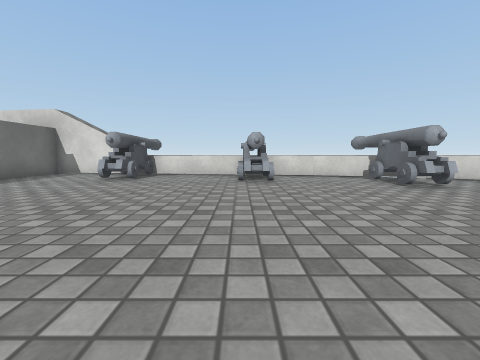
[1] (above)

16 first-person views from a walk through a Unity game level. The camera is 0.4 m above the floor, tilts 6° down and sees 90° across. The floor is counted in squares, 0.5 m on a side. Each view is taken from the middle of a square. On the plan, view 1 faces up. The plan holds only what a view shows up to about 9 squares ahead; the rest is blank. The place goes on beyond the plan. The player is left out. Surface patterns are stand-ins for the level's own textures.

[2]
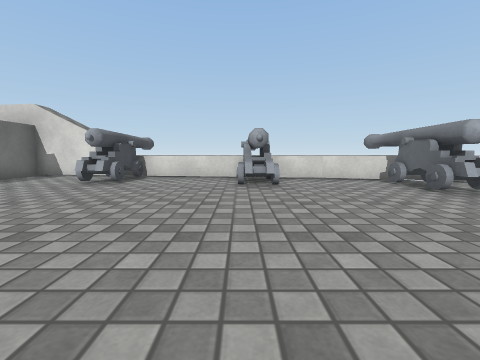

[3]
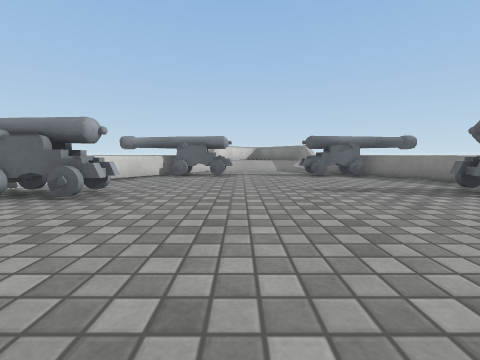

[4]
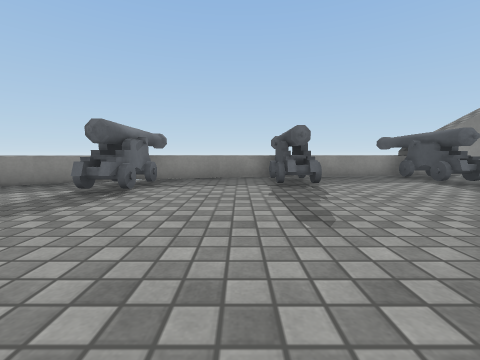

[5]
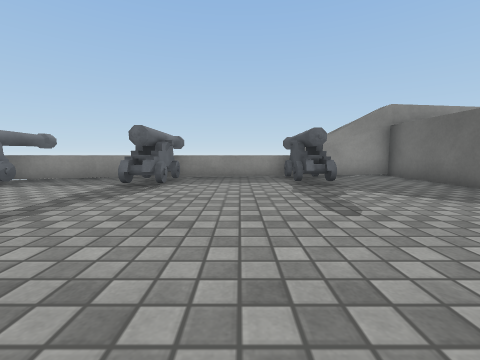

[6]
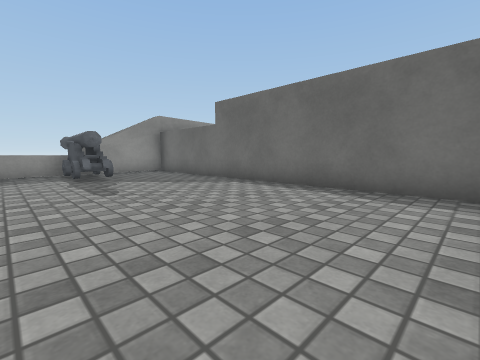

[7]
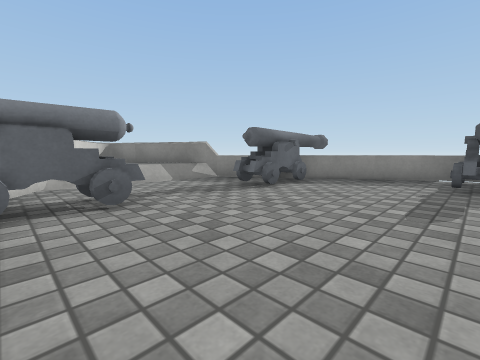

[8]
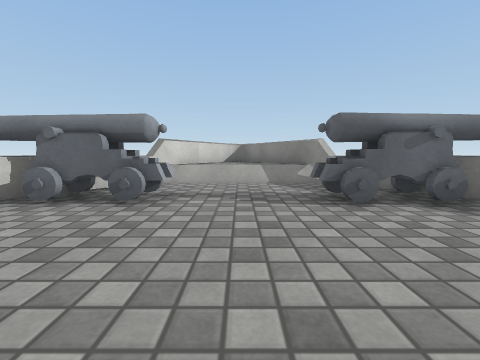

[9]
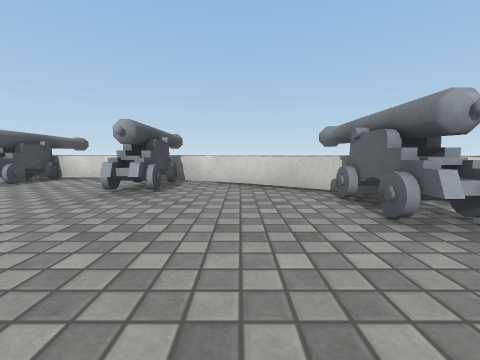

[10]
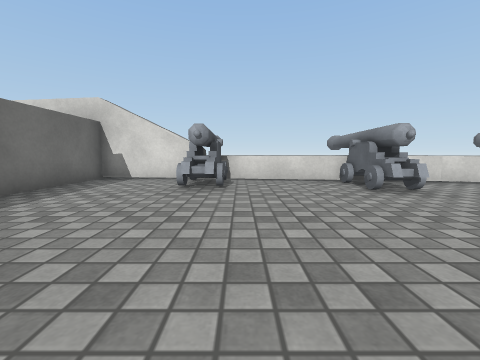

[11]
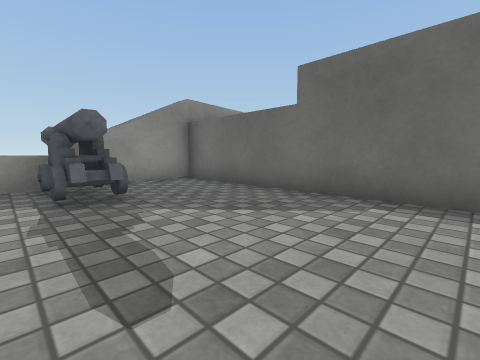

[12]
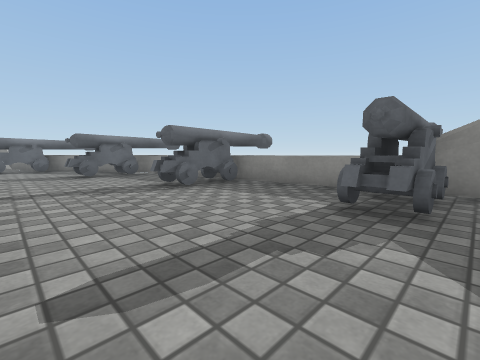

[13]
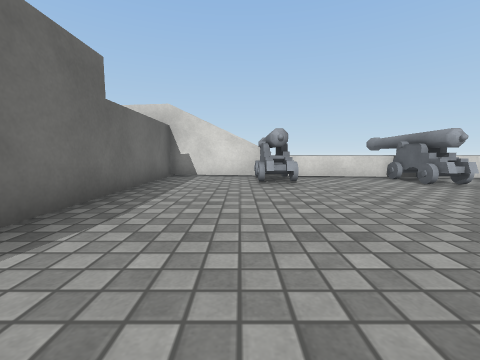

[14]
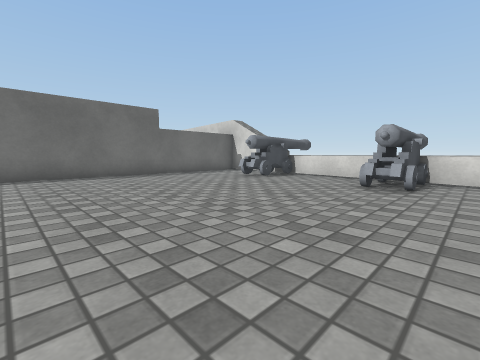

[15]
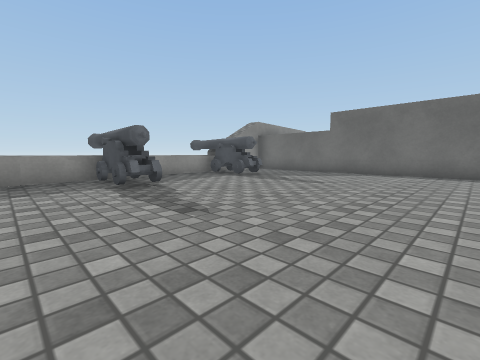

[16]
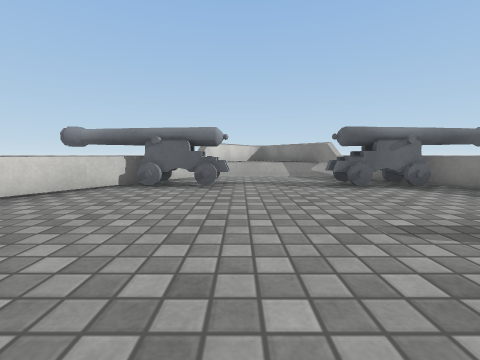

### Floor plan
Key: @ floor where view 1 was taken; # wall or solid block; . floor; = window, fence, low wall or low ledge; ^ raised ledge; O other object.
Columns run from 8 left of view 1 to 14 right of it. Each row starts with its distance up from view 1.
 11         OO
 10 #####^^^OO   #
  9 #...OO=^#O==##
  8 #...OO..OO..O#=##
  7 #...O...OO..OO.==O
  6 #...........OO...##
  5 #................O#=#
  4 #................OO.##
  3 #................O..^^#
  2 #...................^^
  1 #................O..^^#
  0 #.......@........OO.##
 -1 #................O#=#
 -2 #...........OO...##
 -3 #...O...OO...O.==O
 -4 #..OO...OO..#O=##O
 -5 #..OO.=^O#^=###
 -6 #####^^^OO   #
 -7     #   OO

Where each view was taken, in squares from view 1:
view 1: 0 up, 0 right, facing up
view 2: 1 up, 0 right, facing up
view 3: 3 up, 0 right, facing right
view 4: 3 up, 2 right, facing down
view 5: 3 up, 2 left, facing down
view 6: 5 up, 2 left, facing down-left
view 7: 5 up, 5 right, facing down-right
view 8: 2 up, 5 right, facing right
view 9: 1 up, 7 right, facing up
view 10: 2 up, 3 left, facing up
view 11: 1 up, 3 left, facing down-left
view 12: 0 up, 5 left, facing down-right
view 13: 1 up, 5 left, facing up
view 14: 1 up, 2 right, facing up-left
view 15: 3 up, 3 right, facing down-left
view 16: 3 up, 3 right, facing right
